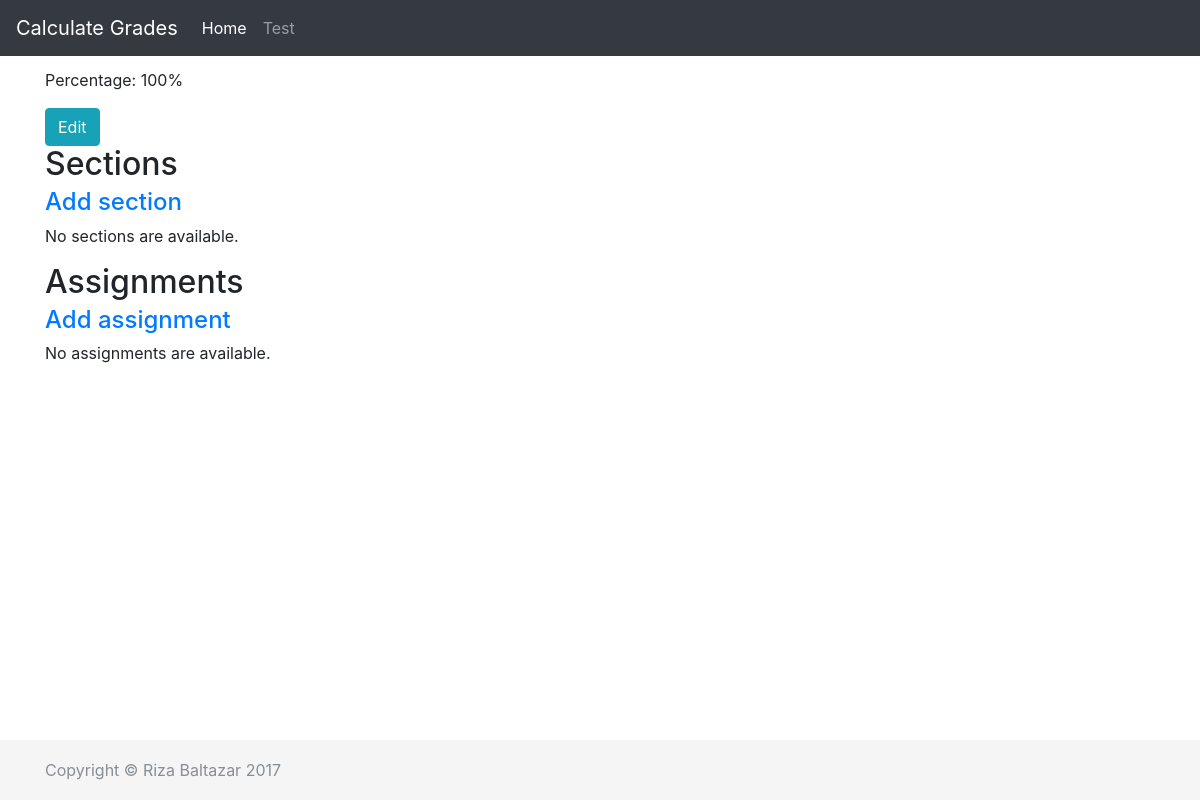
The page /calculate/section_detail/1/ on the database as committed earlier.
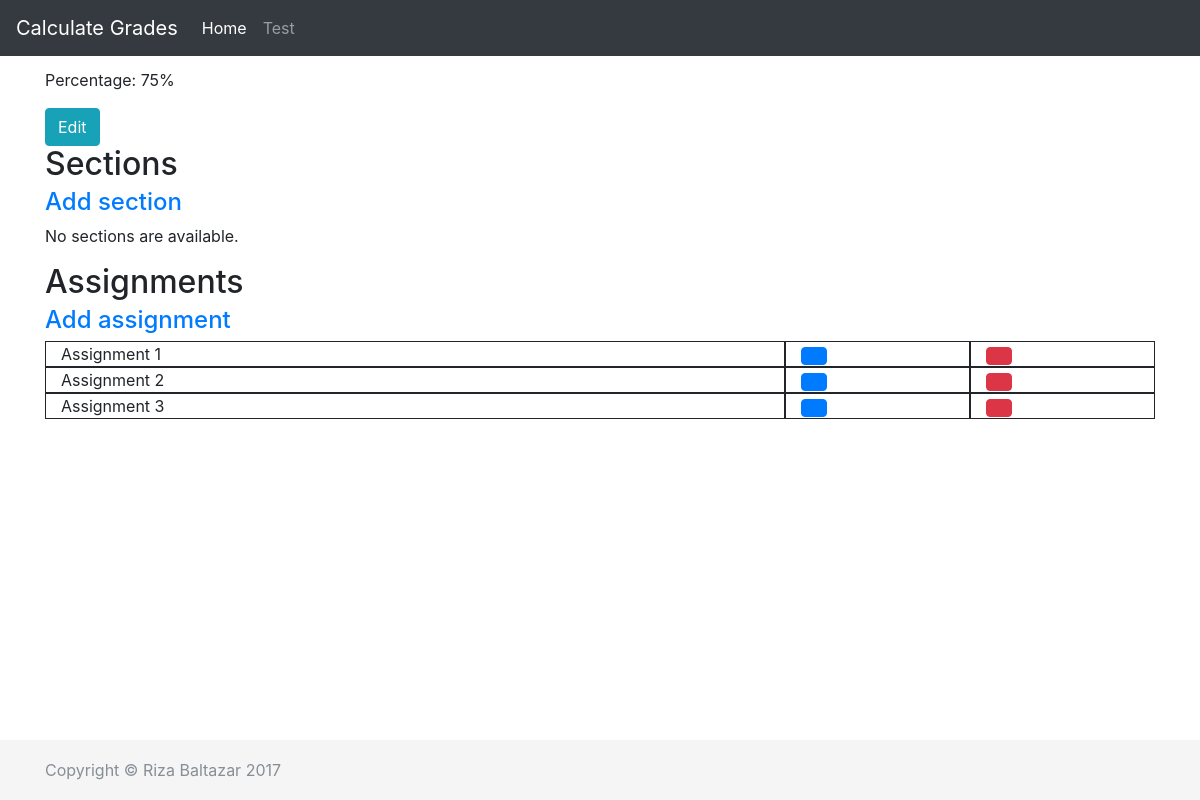
The same page on the database as committed later.
### calculate/models.py (models this page shows, shortened)
class Section(models.Model):
    section_name = models.CharField(max_length=50)
    percentage = models.IntegerField(default=100,
                                     validators=[
                                         MaxValueValidator(100),
                                         MinValueValidator(1)
                                     ])
    atype = models.CharField(max_length=10, default='Section')
    section_section = models.ForeignKey('self',
                                        blank=True,
                                        null=True,
                                        on_delete=models.CASCADE)
    section_course = models.ForeignKey('Course',
                                       blank=True,
                                       null=True,
                                       default=Course.DEFAULT_PK,
                                       on_delete=models.CASCADE)
    def __str__(self):
        return self.section_name

class Assignment(models.Model):
    assignment_name = models.CharField(max_length=50)
    mark = models.IntegerField(default=0)
    total = models.IntegerField(default=0)
    percentage = models.IntegerField(default=0,
                                     validators=[
                                         MaxValueValidator(100),
                                         MinValueValidator(1)
                                     ])
    assignment_section = models.ForeignKey('Section',
                                           on_delete=models.CASCADE)

### calculate/views.py (the view)
# urls.py: url(r'^section_detail/(?P<pk>\d+)/$', SectionDetail.as_view(), name='section_detail'),
class SectionDetail(DetailView):
    model = Section
    def get_context_data(self, **kwargs):
        pk = self.kwargs['pk']
        context = super(SectionDetail, self).get_context_data(**kwargs)
        section = Section.objects.get(pk=pk)
        context['section_list'] = Section.objects.filter(section_section=section)
        context['assignment_list'] = Assignment.objects.filter(assignment_section=section)
        context['section'] = section
        return context

### calculate/templates/calculate/section_detail.html (shortened to what this page needs)
{% extends "calculate/base.html" %}
{% block content %}
    <p>Percentage: {{ section.percentage }}%</p>
    <a href="{% url 'calculate:update_section' section.id %}" class="btn btn-info">Edit</a>
    <br/>
    <h2>Sections</h2>
    <h4><a href="{% url 'calculate:add_section' section.atype section.id %}">Add section</a></h4>
    {% if section_list %}
    <div class="container">
        {% for section in section_list %}
        <div class="row">
            <div class="col col-12 col-sm-6 col-md-8">
                {{ section.section_text }}
            </div>
            <div class="col">
                <a class="btn btn-primary" href="{% url 'calculate:section_detail' section.id %}">
                    <span class="glyphicon glyphicon-pencil" aria-hidden="true"></span>
                </a>
            </div>
            <div class="col">
                <a class="btn btn-danger" href="{% url 'calculate:delete_section' section.id %}" method="POST">
                    {% csrf_token %}
                    <span class="glyphicon glyphicon-remove" aria-hidden="true"></span>
                </a>
            </div>
        </div>
        {% endfor %}
    </div>
    {% else %}
    <p>No sections are available.</p>
    {% endif %}
    <h2>Assignments</h2>
    <h4><a href="{% url 'calculate:add_assignment' section.id %}">Add assignment</a></h4>
    {% if assignment_list %}
    <div class="container">
        {% for assignment in assignment_list %}
        <div class="row">
            <div class="col col-12 col-sm-6 col-md-8">
                {{ assignment.assignment_name }}
            </div>
            <div class="col">
                <a class="btn btn-primary" href="{% url 'calculate:assignment_detail' assignment.id %}">
                </a>
            </div>
            <div class="col">
                <a class="btn btn-danger" href="{% url 'calculate:delete_assignment' assignment.id %}" method="POST">
                </a>
            </div>
        </div>
        {% endfor %}
    </div>
    {% else %}
    <p>No assignments are available.</p>
    {% endif %}
{% endblock %}

### calculate/templates/calculate/base.html (shortened to what this page needs)
<!DOCTYPE html>
<html lang="en">
<head>
    {% load staticfiles %}
    <link rel="stylesheet" href="{% static 'calculate/css/bootstrap.min.css' %}" type="text/css" />
    <link rel="stylesheet" href="{% static 'calculate/css/bootstrap-treeview.css' %}" type="text/css" />
    <link rel="stylesheet" href="{% static 'calculate/css/sticky-footer-navbar.css' %}" type="text/css" />
    <link href="//netdna.bootstrapcdn.com/bootstrap/3.0.0/css/bootstrap-glyphicons.css" rel="stylesheet">
</head>
<body>
<nav class="navbar navbar-expand-md navbar-dark fixed-top bg-dark">
    <a class="navbar-brand" href="#">Calculate Grades</a>
    <div class="collapse navbar-collapse" id="navbarCollapse">
        <ul class="navbar-nav mr-auto">
            <li class="nav-item active">
                <a class="nav-link" href="/calculate/">Home <span class="sr-only">(current)</span></a>
            </li>
            <li class="nav-item">
                <a class="nav-link" href="#">Test</a>
            </li>
    </div>
</nav>
<div class="container">
    {% block content %}{% endblock %}
</div>
<footer class="footer">
    <div class="container">
        <span class="text-muted">Copyright &copy; Riza Baltazar 2017</span>
    </div>
</footer>
</body>
</html>

### calculate/static/calculate/css/sticky-footer-navbar.css (style rules this page uses)
html { position: relative; min-height: 100%; }
body { margin-bottom: 60px; }
.footer { position: absolute; bottom: 0; width: 100%; height: 60px; line-height: 60px; background-color: #f5f5f5; }
body > .container { padding: 60px 15px 0; }
.footer > .container { padding-right: 15px; padding-left: 15px; }
div.col { border: 1px solid; }

Rows that differ between the two databases and show on the page:
changed Section: percentage "100" → "75"
added Assignment: assignment_name "Assignment 1"
added Assignment: assignment_name "Assignment 2"
added Assignment: assignment_name "Assignment 3"
Other text that changed with them:
text no longer shown: "No assignments are available."
